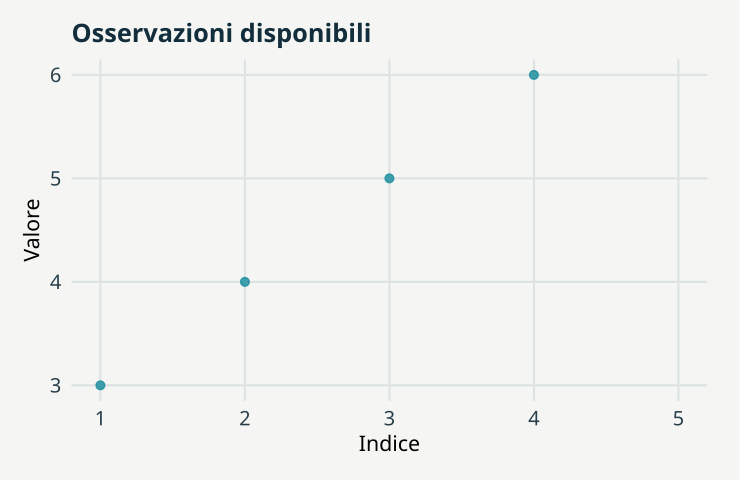

The R source for this figure:
# GeoStat Lab — funzioni comuni. R >= 4.3; ggplot2 >= 3.4; jsonlite.
suppressPackageStartupMessages(library(ggplot2))
col_geo <- c('#168B9C','#BC5B35','#7054A4','#A17B19','#227864','#64748B')
theme_set(theme_minimal(base_size=17, base_family='sans') + theme(
  plot.background=element_rect(fill='#F5F6F3',colour=NA),
  panel.background=element_rect(fill='#F5F6F3',colour=NA),
  panel.grid.minor=element_blank(),panel.grid.major=element_line(colour='#DCE3E2'),
  plot.title=element_text(size=19,face='bold',colour='#122D3B'),
  plot.subtitle=element_text(size=13,colour='#405560',margin=margin(b=12)),
  axis.text=element_text(size=15,colour='#273E4A'),axis.title=element_text(size=16),
  legend.position='bottom',legend.title=element_blank(),legend.text=element_text(size=14),
  strip.text=element_text(size=15,face='bold'),plot.margin=margin(18,24,18,18)))
metric <- function(...) data.frame(grandezza=names(c(...)),valore=as.character(c(...)),check.names=FALSE)
f <- function(x,d=3) {out<-formatC(x,digits=d,format='fg');out[!is.finite(x)]<-'Non definito';out}
line_plot <- function(d,x='x',y='y',title='',xl=x,yl=y,group=NULL) {
 p<-ggplot(d,aes(x=.data[[x]],y=.data[[y]]))
 if(is.null(group)) p<-p+geom_line(colour=col_geo[1],linewidth=1.05) else p<-p+aes(colour=.data[[group]],group=.data[[group]])+geom_line(linewidth=1)+scale_colour_manual(values=col_geo)
 p+labs(title=title,x=xl,y=yl)
}
point_plot <- function(d,x='x',y='y',title='',xl=x,yl=y,group=NULL) {
 p<-ggplot(d,aes(x=.data[[x]],y=.data[[y]]))
 if(is.null(group))p<-p+geom_point(colour=col_geo[1],size=2.5,alpha=.8) else p<-p+aes(colour=.data[[group]])+geom_point(size=2.7,alpha=.85)+scale_colour_manual(values=col_geo)
 p+labs(title=title,x=xl,y=yl)
}
hist_plot<-function(x,title='',xl='Valore',bins=20)ggplot(data.frame(x=x),aes(x))+geom_histogram(bins=bins,fill=col_geo[1],colour='#F5F6F3')+labs(title=title,x=xl,y='Frequenza')
bar_plot<-function(d,x='gruppo',y='valore',title='',yl='Valore')ggplot(d,aes(x=.data[[x]],y=.data[[y]],fill=.data[[x]]))+geom_col(width=.65)+scale_fill_manual(values=rep(col_geo,length.out=length(unique(d[[x]])) ))+guides(fill='none')+labs(title=title,x=NULL,y=yl)
map_plot<-function(d,z='z',title='',xl='Est [km]',yl='Nord [km]')ggplot(d,aes(x,y,fill=.data[[z]]))+geom_raster()+coord_equal()+scale_fill_gradientn(colours=c('#153F56','#298C9C','#B8CDB2','#F1D889','#AD542F'))+labs(title=title,x=xl,y=yl)
acf_data<-function(x,lag=20){a<-acf(x,lag.max=min(lag,length(x)-1),plot=FALSE);data.frame(x=as.vector(a$lag)[-1],y=as.vector(a$acf)[-1])}
# AR(1), distribuzione marginale stazionaria N(0, 1).
ar_series<-function(n,rho){x<-numeric(n);x[1]<-rnorm(1);for(i in 2:n)x[i]<-rho*x[i-1]+sqrt(1-rho^2)*rnorm(1);x}
# Distanze euclidee in unità metriche già dichiarate; nessuna conversione implicita di CRS.
dist_cross<-function(a,b)sqrt(outer(a[,1],b[,1],'-')^2+outer(a[,2],b[,2],'-')^2)
# Predittore IDW: i punti coincidenti ricevono esattamente il valore osservato.
idw<-function(xy,z,new,power=2){dd<-dist_cross(new,xy);apply(dd,1,function(d)if(any(d<1e-10))mean(z[d<1e-10])else weighted.mean(z,d^(-power)))}
# CART didattico binario: divisioni assiali che minimizzano l'impurità di Gini.
cart_fit<-function(x,y,depth=2,minleaf=4){
 node<-list(p=mean(y),n=length(y));if(depth<1||length(unique(y))<2||length(y)<2*minleaf)return(node)
 best<-Inf
 for(j in seq_len(ncol(x))){v<-sort(unique(x[,j])); if(length(v)<2)next
  for(cut in (head(v,-1)+tail(v,-1))/2){left<-x[,j]<=cut;nl<-sum(left);nr<-sum(!left);if(min(nl,nr)<minleaf)next
   score<-nl*mean(y[left])*(1-mean(y[left]))+nr*mean(y[!left])*(1-mean(y[!left]))
   if(score<best){best<-score;node$j<-j;node$cut<-cut;split<-left}
  }
 }
 if(is.finite(best)){node$left<-cart_fit(x[split,,drop=FALSE],y[split],depth-1,minleaf);node$right<-cart_fit(x[!split,,drop=FALSE],y[!split],depth-1,minleaf)};node
}
cart_predict<-function(tree,x)apply(x,1,function(row){t<-tree;while(!is.null(t$j))t<-if(row[t$j]<=t$cut)t$left else t$right;t$p})

p <- list(missing = "yes", seed = 17)
set.seed(p$seed)
x <- c(3, 4, 5, 6, 12)

if (p$missing == "yes") x[5] <- NA

data <- data.frame(indice = 1:5, valore = x)

plots <- list(point_plot(data, "indice", "valore", "Osservazioni disponibili", "Indice", 
    "Valore"))

metrics <- metric(`Osservazioni disponibili` = sum(!is.na(x)), `mean(x)` = as.character(mean(x)), 
    `mean(x, na.rm=TRUE)` = f(mean(x, na.rm = TRUE)))
print(metrics,row.names=FALSE)
ggplot2::ggsave('t00-errori-B.svg',plots[[1]],device=svglite::svglite,width=7.7,height=5.0,bg='#F8F6F1')
